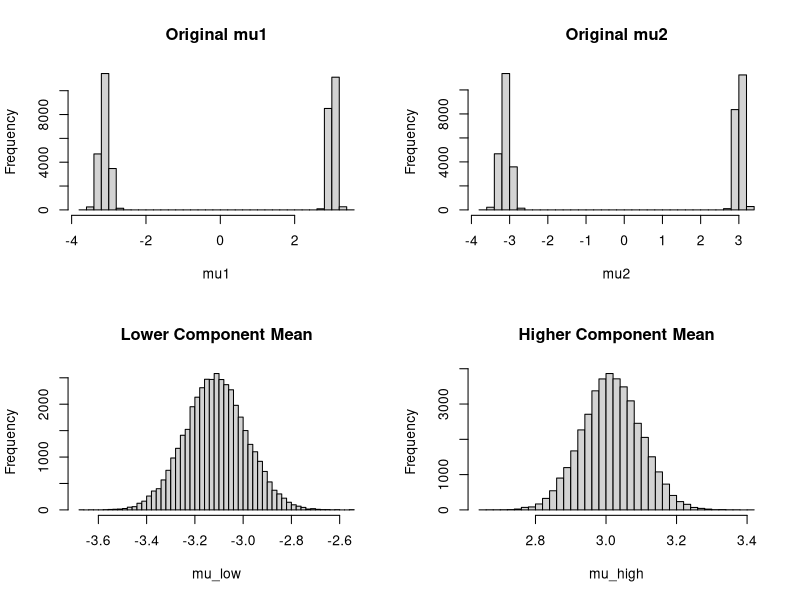
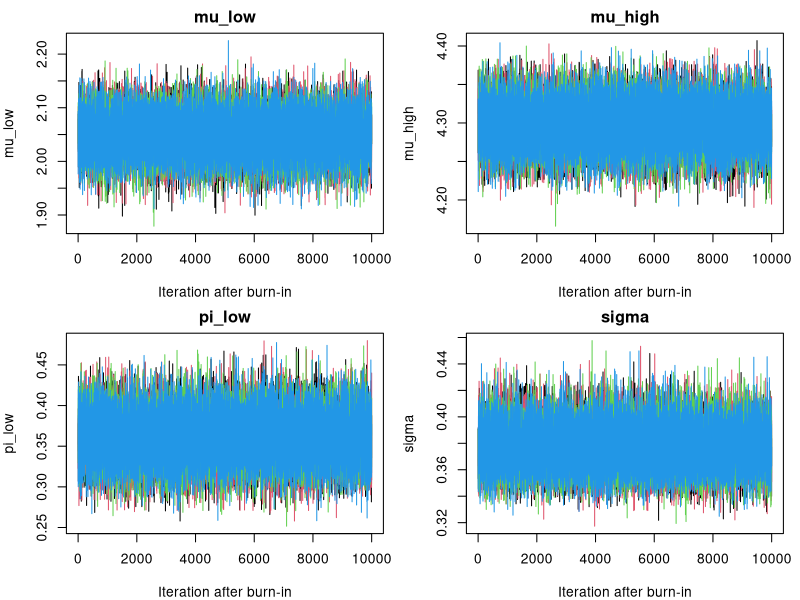
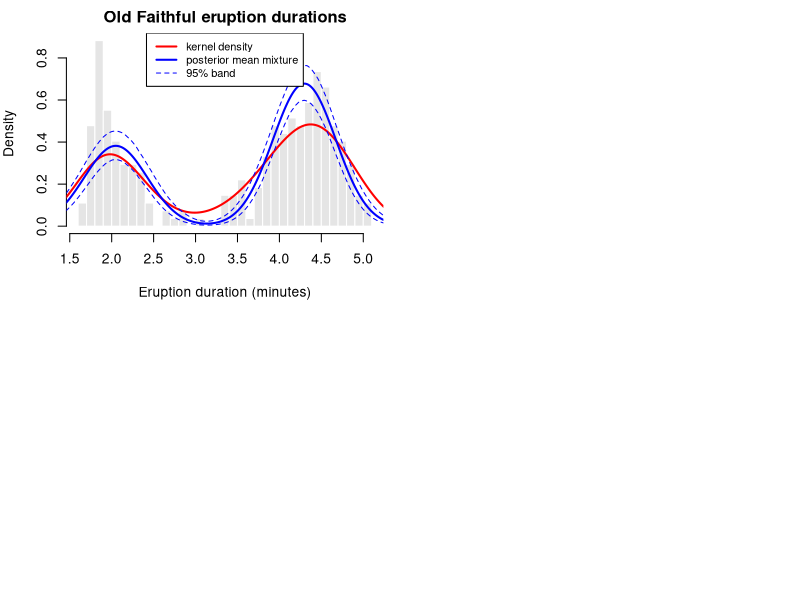
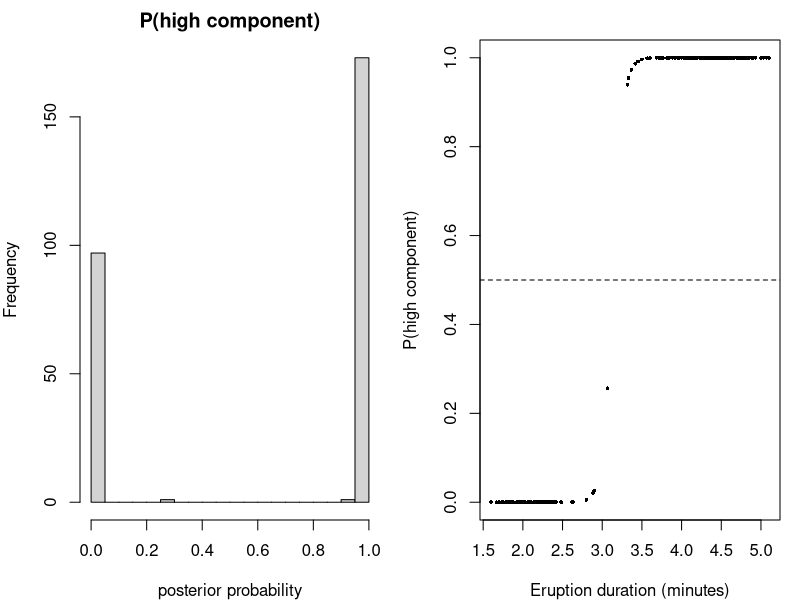
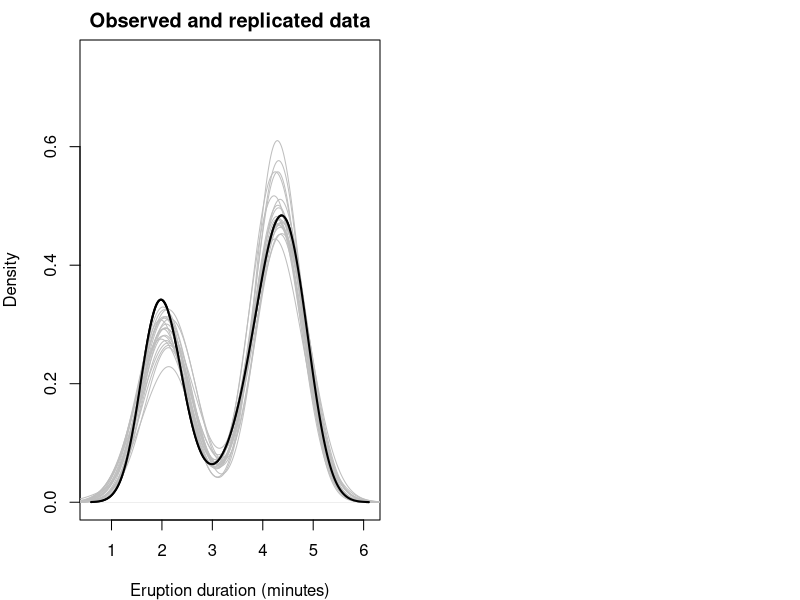
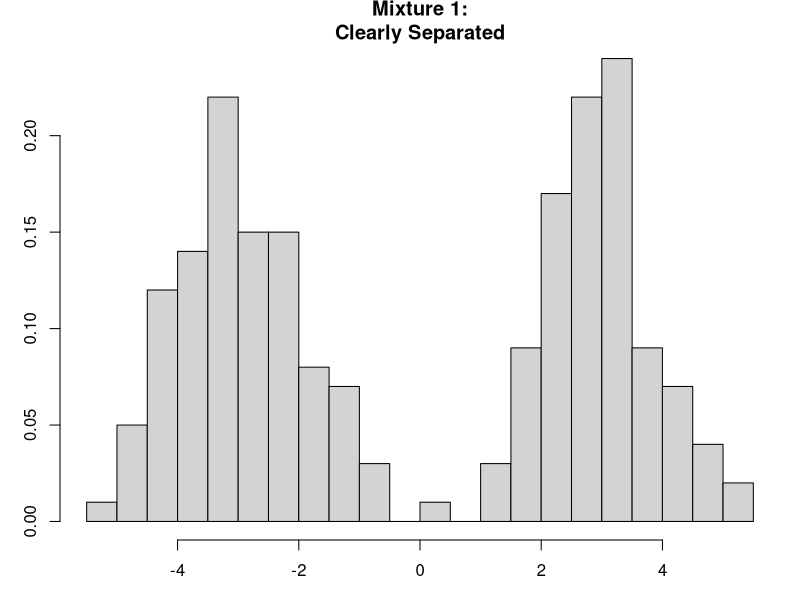
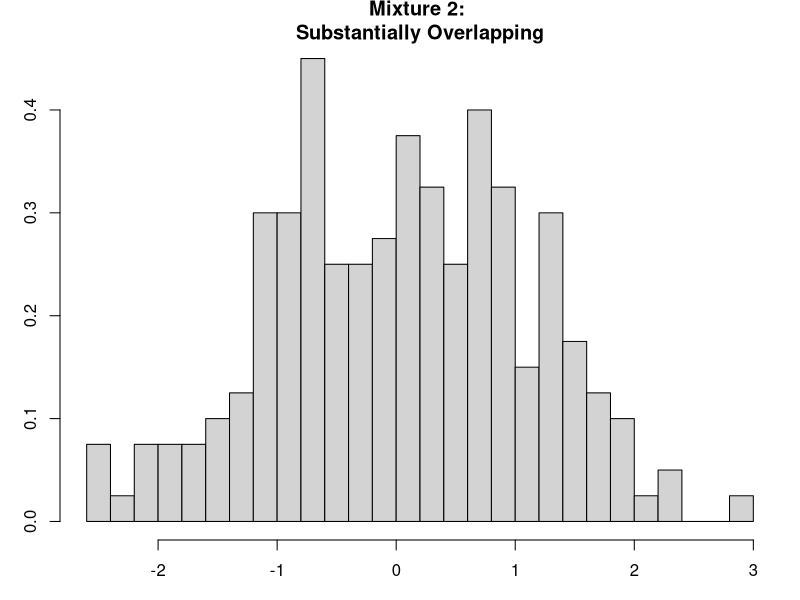
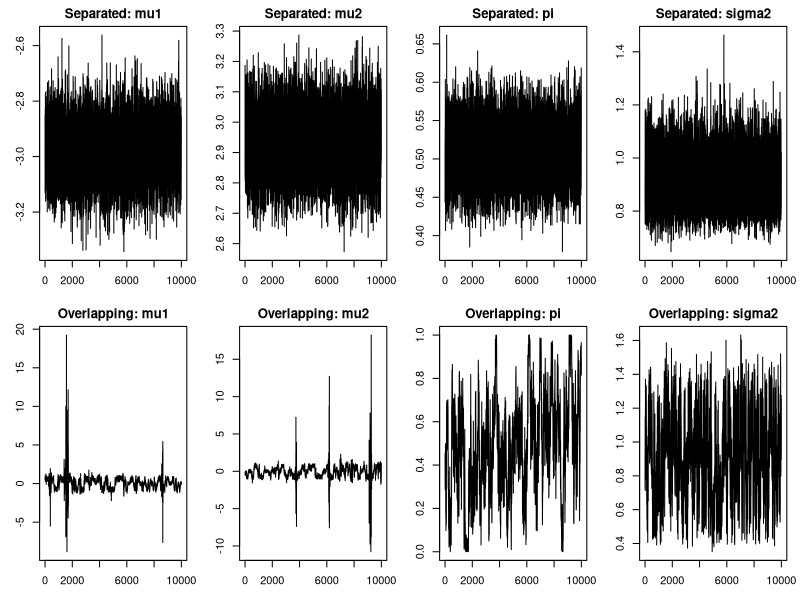

Source code (R) for these figures, in order:
## ---- chunk 1
knitr::opts_chunk$set(echo = TRUE)
## ---- chunk 2
#Gibbs sampler


gibbs_sampler <- function(y, n_iter = 12000,
                          m0 = 0, s0 = 5,
                          a = 1, b = 1,
                          alpha0 = 2, beta0 = 1,
                          mu1_init = -1,
                          mu2_init = 1,
                          pi_init = 0.5,
                          sigma2_init = 1) {

  n <- length(y)

  # Store posterior draws
  mu1 <- numeric(n_iter)
  mu2 <- numeric(n_iter)
  pi <- numeric(n_iter)
  sigma2 <- numeric(n_iter)

  # Store latent allocations
  Z <- matrix(NA_integer_, nrow = n_iter, ncol = n)

  # Initial parameter values
  mu1[1] <- mu1_init
  mu2[1] <- mu2_init
  pi[1] <- pi_init
  sigma2[1] <- sigma2_init

  # Initial allocations
  Z[1, ] <- ifelse(y < (mu1_init + mu2_init)/2, 1L, 2L) 

  for (t in 2:n_iter) {
    
    ##########################################
    # (a): Update Z_i
    ##########################################

    #Calculate the log density for component 1
    log_f1 <- dnorm(
      y, mean = mu1[t-1],
      sd = sqrt(sigma2[t-1]),
      log = TRUE
    )

    ##Calculate the log density for component 2
    log_f2 <- dnorm(
      y, mean = mu2[t-1],
      sd = sqrt(sigma2[t-1]),
      log = TRUE
    )

    # Conditional probability of component 1 (P(Z=1|y))
    w <- plogis(
      log(pi[t-1]) + log_f1 -
      log1p(-pi[t-1]) - log_f2
    )

    Z[t, ] <- ifelse(runif(n) < w, 1L, 2L) #if P(Z|y)<pi, assigned to 1L, otherwise assigned to 2L

    z <- Z[t, ]

    n1 <- sum(z == 1)
    n2 <- sum(z == 2)

    ##########################################
    # (b1): Update mu1
    ##########################################

    v1 <- 1 / (n1 / sigma2[t-1] + 1 / s0^2) #conditional variance
    m1 <- v1 * ((sum(y[z == 1]) / sigma2[t-1]) + (m0 / s0^2)) #conditional mean
    
    mu1[t] <- rnorm(1, mean = m1, sd = sqrt(v1)) #Generate a new value for \(\mu_1\)

    ##########################################
    # (b2): Update mu2
    ##########################################

    v2 <- 1 / (n2 / sigma2[t-1] + 1 / s0^2) #conditional variance
    m2 <- v2 * ((sum(y[z == 2]) / sigma2[t-1]) +(m0 / s0^2)) #conditional mean

    mu2[t] <- rnorm(1, mean = m2, sd = sqrt(v2)) #Generate a new value for \(\mu_2\)

    ##########################################
    # (c): Update pi
    ##########################################

    pi[t] <- rbeta(1, shape1 = a + n1, shape2 = b + n2)

    ##########################################
    # Step 5: Update sigma2
    ##########################################

    mu_z <- ifelse(z == 1, mu1[t], mu2[t]) #assign mean corresponding to each observation
    alpha_n <- alpha0 + n / 2
    beta_n <- beta0 + 0.5 * sum((y - mu_z)^2)

    # Inverse-Gamma random variable
    sigma2[t] <- 1 / rgamma(1, shape = alpha_n, rate = beta_n)
  }

  return(list(draws = data.frame(mu1, mu2, pi, sigma2), Z = Z))
}

## ---- chunk 3

simulate_mixture <- function(n, mu1, mu2, sigma2, pi) {

  # Generate component allocations
  z <- ifelse(runif(n) < pi, 1L, 2L)

  # Generate observations from their components
  y <- rnorm(n, mean = ifelse(z == 1, mu1, mu2), sd = sqrt(sigma2)  )

  return(list(y = y, z = z))
}


set.seed(123)

# Mixture 1: Clearly separated
data_sep <- simulate_mixture(
  n = 200,
  mu1 = -3,
  mu2 = 3,
  sigma2 = 1,
  pi = 0.5
)

# Mixture 2: Overlapping
data_overlap <- simulate_mixture(
  n = 200,
  mu1 = -0.5,
  mu2 = 0.5,
  sigma2 = 1,
  pi = 0.5
)


pdf("Clearly_Separated.pdf", width = 8, height = 6)

par(mar = c(3, 3, 2, 1))

hist(data_sep$y,
     breaks = 25,
     main = "Mixture 1:\nClearly Separated",
     xlab = "Y",
     probability = TRUE)

dev.off()

pdf("Substantially_Overlapping.pdf", width = 8, height = 6)

par(mar = c(3, 3, 2, 1))

hist(data_overlap$y,
     breaks = 25,
     main = "Mixture 2: \nSubstantially Overlapping",
     xlab = "Y",
     probability = TRUE)

dev.off()


## ---- chunk 4
# Initial values for the eight chains
initial_values <- list(
  c(-0.5, 0.5),
  c(0.5, -0.5),
  c(-3, 3),
  c(3, -3)
)

run_chains <- function(y, n_iter = 12000) {

  chains <- vector("list", 4)

  for (j in 1:4) {

    chains[[j]] <- gibbs_sampler(
      y = y,
      n_iter = n_iter,
      m0 = 0,
      s0 = 5,
      a = 1,
      b = 1,
      alpha0 = 2,
      beta0 = 1,
      mu1_init = initial_values[[j]][1],
      mu2_init = initial_values[[j]][2],
      pi_init = 0.5,
      sigma2_init = 1
    )
  }

  return(chains)
}

#run both simulations
set.seed(111)
chains_sep <- run_chains(data_sep$y)

set.seed(222)
chains_overlap <- run_chains(data_overlap$y)

#Remove burn in
burnin <- 2000

keep_sep <- lapply(chains_sep, function(x) {x$draws[-(1:burnin), ]})
keep_overlap <- lapply(chains_overlap, function(x) {x$draws[-(1:burnin), ]})

## ---- chunk 5
pdf("MCMC.pdf", width = 8, height = 6)

par(mfrow = c(2, 4), mar = c(3, 3, 2, 1))

# Clearly separated
for (parameter in c("mu1", "mu2", "pi", "sigma2")) {
  plot(
    keep_sep[[1]][[parameter]],
    type = "l",
    main = paste("Separated:", parameter),
    xlab = "Iteration",
    ylab = parameter
  )
}

# Overlapping
for (parameter in c("mu1", "mu2", "pi", "sigma2")) {
  plot(
    keep_overlap[[1]][[parameter]],
    type = "l",
    main = paste("Overlapping:", parameter),
    xlab = "Iteration",
    ylab = parameter
  )
}

dev.off()

## ---- chunk 6
plot_chains <- function(chains, parameter, title) {

  values <- lapply(chains, function(x) x[[parameter]])
  
  old_par <- par(no.readonly = TRUE)
  par(mar = c(3, 3, 2, 7), xpd = NA)

  plot(values[[1]], type = "l",
       ylim = range(unlist(values)),
       col = 1,
       main = title,
       xlab = "Iteration",
       ylab = parameter)

  for (j in 2:length(values)) {
    lines(values[[j]], col = j)
  }
  
  par(xpd = TRUE)

  legend(
    x = par("usr")[2],
    y = par("usr")[4],
    legend = paste("Chain", 1:length(values)),
    col = seq_along(values),
    lty = 1,
    cex = 0.8,
    bty = "o",
    xjust = 0,
    yjust = 1
  )

  par(old_par)

}

## ---- chunk 7

pdf("MCMC_mu1.pdf", width = 8, height = 6)

plot_chains(
  keep_sep,
  parameter = "mu1",
  title = "Separated: mu1"
)

plot_chains(
  keep_overlap,
  parameter = "mu1",
  title = "Overlapping: mu1"
)

dev.off()

## ---- chunk 8

pdf("MCMC_mu2.pdf", width = 8, height = 6)


plot_chains(
  keep_sep,
  parameter = "mu2",
  title = "Separated: mu2"
)

plot_chains(
  keep_overlap,
  parameter = "mu2",
  title = "Overlapping: mu2"
)

dev.off()

## ---- chunk 9

pdf("MCMC_pi.pdf", width = 8, height = 6)

plot_chains(
  keep_sep,
  parameter = "pi",
  title = "Separated: pi"
)

plot_chains(
  keep_overlap,
  parameter = "pi",
  title = "Overlapping: pi"
)

dev.off()


## ---- chunk 10

pdf("MCMC_sigma2.pdf", width = 8, height = 6)

plot_chains(
  keep_sep,
  parameter = "sigma2",
  title = "Separated: sigma2"
)

plot_chains(
  keep_overlap,
  parameter = "sigma2",
  title = "Overlapping: sigma2"
)

dev.off()


## ---- chunk 11

# Order component labels
order_labels <- function(d) {

  data.frame(
    mu1 = pmin(d$mu1, d$mu2),
    mu2 = pmax(d$mu1, d$mu2),

    pi = ifelse(d$mu1 <= d$mu2,
                d$pi, 1 - d$pi),

    sigma2 = d$sigma2
  )
}

# Apply ordering to both datasets
sep_ordered <- lapply(keep_sep, order_labels)
overlap_ordered <- lapply(keep_overlap, order_labels)


## ---- chunk 12

#R hat


#Rhat function
rhat <- function(chains) {

  # Rows = iterations, columns = chains
  M <- nrow(chains)
  K <- ncol(chains)

  chain_means <- colMeans(chains)

  W <- mean(apply(chains, 2, var))
  B <- M * var(chain_means)

  V_hat <- ((M - 1) / M) * W + B / M

  sqrt(V_hat / W)
}

# Calculate Rhat values for the clearly separated mixture
rhat_sep <- c(
  mu1 = rhat(sapply(sep_ordered, function(d) d$mu1)),
  mu2 = rhat(sapply(sep_ordered, function(d) d$mu2)),
  pi = rhat(sapply(sep_ordered, function(d) d$pi)),
  sigma2 = rhat(sapply(sep_ordered, function(d) d$sigma2))
)

# Calculate Rhat values for the overlapping mixture
rhat_overlap <- c(
  mu1 = rhat(sapply(overlap_ordered, function(d) d$mu1)),
  mu2 = rhat(sapply(overlap_ordered, function(d) d$mu2)),
  pi = rhat(sapply(overlap_ordered, function(d) d$pi)),
  sigma2 = rhat(sapply(overlap_ordered, function(d) d$sigma2))
)

# Create a comparison table
rhat_table <- data.frame(
  Parameter = c("mu1", "mu2", "pi", "sigma2"),
  Clearly_Separated = round(rhat_sep, 6),
  Overlapping = round(rhat_overlap, 6),
  row.names = NULL
)

print(rhat_table)





## ---- chunk 13

#Autocorrelation

pdf("Autocorrelation.pdf", width = 8, height = 6)

# Autocorrelation - Clearly separated mixture
par(mfrow = c(2, 2),
    mar = c(4.5, 4.5, 3, 1),
    oma = c(1, 1, 1, 1))

acf(sep_ordered[[1]]$mu1, main = "Separated: mu1")
acf(sep_ordered[[1]]$mu2, main = "Separated: mu2")
acf(sep_ordered[[1]]$pi, main = "Separated: pi")
acf(sep_ordered[[1]]$sigma2, main = "Separated: sigma2")



# Autocorrelation - Overlapping mixture
par(mfrow = c(2, 2),
    mar = c(4.5, 4.5, 3, 1),
    oma = c(1, 1, 1, 1))

acf(overlap_ordered[[1]]$mu1, main = "Overlapping: mu1")
acf(overlap_ordered[[1]]$mu2, main = "Overlapping: mu2")
acf(overlap_ordered[[1]]$pi, main = "Overlapping: pi")
acf(overlap_ordered[[1]]$sigma2, main = "Overlapping: sigma2")


dev.off()


## ---- chunk 14

#Effective sample size



ess <- function(x) {

  # Calculate autocorrelation
  rho <- as.numeric(
    acf(x, plot = FALSE, lag.max = 1000)$acf
  )[-1]

  # Use positive adjacent pairs of autocorrelations
  pair_sum <- 0

  for (k in 1:floor(length(rho) / 2)) {

    pair <- rho[2*k - 1] + rho[2*k]

    if (pair <= 0) break

    pair_sum <- pair_sum + pair
  }

  # Effective sample size
  tau <- 1 + 2 * pair_sum

  length(x) / tau
}



# Clearly separated mixture
ess_sep <- c(
  mu1 = mean(sapply(sep_ordered, function(d) ess(d$mu1))),
  mu2 = mean(sapply(sep_ordered, function(d) ess(d$mu2))),
  pi = mean(sapply(sep_ordered, function(d) ess(d$pi))),
  sigma2 = mean(sapply(sep_ordered, function(d) ess(d$sigma2)))
)

# Overlapping mixture
ess_overlap <- c(
  mu1 = mean(sapply(overlap_ordered, function(d) ess(d$mu1))),
  mu2 = mean(sapply(overlap_ordered, function(d) ess(d$mu2))),
  pi = mean(sapply(overlap_ordered, function(d) ess(d$pi))),
  sigma2 = mean(sapply(overlap_ordered, function(d) ess(d$sigma2)))
)

# Comparison table
ess_table <- data.frame(
  Parameter = c("mu1", "mu2", "pi", "sigma2"),
  Clearly_Separated = round(ess_sep, 2),
  Overlapping = round(ess_overlap, 2),
  row.names = NULL
)

print(ess_table)



## ---- chunk 15

#Monte Carlo standard error


# Calculate MCSE

mcse <- function(x) {

  sd(x) / sqrt(ess(x))
}



# Clearly separated mixture
mcse_sep <- c(
  mu1 = mean(sapply(sep_ordered, function(d) mcse(d$mu1))),
  mu2 = mean(sapply(sep_ordered, function(d) mcse(d$mu2))),
  pi = mean(sapply(sep_ordered, function(d) mcse(d$pi))),
  sigma2 = mean(sapply(sep_ordered, function(d) mcse(d$sigma2)))
)

# Overlapping mixture
mcse_overlap <- c(
  mu1 = mean(sapply(overlap_ordered, function(d) mcse(d$mu1))),
  mu2 = mean(sapply(overlap_ordered, function(d) mcse(d$mu2))),
  pi = mean(sapply(overlap_ordered, function(d) mcse(d$pi))),
  sigma2 = mean(sapply(overlap_ordered, function(d) mcse(d$sigma2)))
)

# Comparison table
mcse_table <- data.frame(
  Parameter = c("mu1", "mu2", "pi", "sigma2"),
  Clearly_Separated = round(mcse_sep, 6),
  Overlapping = round(mcse_overlap, 6),
  row.names = NULL
)

print(mcse_table)





## ---- chunk 16
data_sep_c <- simulate_mixture(
  n = 200,
  mu1 = -3,
  mu2 = 3,
  sigma2 = 1,
  pi = 0.3
)
#change the pi to 0.3, so that it make it easier to identify the  label switching

set.seed(111)
chains_sep_c <- run_chains(data_sep_c$y)

keep_sep_c <- lapply(chains_sep_c, function(x) {x$draws[-(1:burnin), ]})

## ---- chunk 17

#Label switching for means

draws <- chains_sep_c[[1]]$draws

burnin <- 2000
draws <- draws[-(1:burnin), ]

pdf("lable_mu.pdf", width = 8, height = 6)

par(mfrow = c(1, 2), mar = c(3, 3, 2, 1))

for (j in 1:2) {

  d <- chains_sep_c[[j]]$draws
  d <- d[-(1:burnin), ]

  plot(d$mu1,
       type = "l",
       col = "blue",
       ylim = range(d$mu1, d$mu2),
       main = paste("Chain", j),
       xlab = "Iteration",
       ylab = "Mean")

  lines(d$mu2, col = "red")
  
  
}

dev.off()


#Label switching for pi

pdf("lable_pi.pdf", width = 8, height = 6)

par(mfrow = c(1, 2), mar = c(3, 3, 2, 1))

for (j in 1:2) {

  d <- chains_sep_c[[j]]$draws
  d <- d[-(1:burnin), ]

  plot(
    d$pi,
    type = "l",
    col = "blue",
    ylim = c(0, 1),
    main = paste("Chain", j, ": pi"),
    xlab = "Iteration",
    ylab = "pi"
  )

  abline(h = 0.5, col = "red", lty = 2)
}

dev.off()

## ---- chunk 18


all_draws <- do.call(
  rbind,
  lapply(chains_sep_c, function(x) {
    x$draws[-(1:burnin), ]
  })
)


# Post-process posterior samples
ordered_draws <- data.frame(

  mu_low = pmin(all_draws$mu1, all_draws$mu2),
  mu_high = pmax(all_draws$mu1, all_draws$mu2),

  pi_low = ifelse(
    all_draws$mu1 < all_draws$mu2,
    all_draws$pi,
    1 - all_draws$pi
  ),

  sigma2 = all_draws$sigma2
)

#plot

par(mfrow = c(2, 2))

hist(
  all_draws$mu1,
  breaks = 50,
  main = "Original mu1",
  xlab = "mu1"
)

hist(
  all_draws$mu2,
  breaks = 50,
  main = "Original mu2",
  xlab = "mu2"
)

hist(
  ordered_draws$mu_low,
  breaks = 50,
  main = "Lower Component Mean",
  xlab = "mu_low"
)

hist(
  ordered_draws$mu_high,
  breaks = 50,
  main = "Higher Component Mean",
  xlab = "mu_high"
)

par(mfrow = c(1, 1))


#Posterior means

# Before post-processing
colMeans(all_draws)

# After post-processing
colMeans(ordered_draws)


## ---- chunk 19
data(faithful)
y <- faithful$eruptions
n <- length(y)

# Standardize; the original mean and sd are kept to transform results back
y_mean <- mean(y)
y_sd <- sd(y)
ys <- (y - y_mean) / y_sd

cat("n =", n)
cat("Mean and sd of eruptions (minutes):", round(c(y_mean, y_sd), 3))
## ---- chunk 20
m0 <- 0
s0 <- 5
a <- 1
b <- 1
alpha0 <- 2
beta0 <- 1
## ---- chunk 21
n_iter <- 12000
burnin <- 2000

inits <- data.frame(
  mu1 = c(-1, 1, -2, 2),
  mu2 = c(1, -1, 2, -2),
  pi = c(0.5, 0.3, 0.7, 0.5),
  sigma2 = c(1, 0.5, 2, 1)
)

set.seed(1)
chains <- lapply(1:4, function(j) {
  gibbs_sampler(ys, n_iter = n_iter, m0 = m0, s0 = s0, a = a, b = b,
                alpha0 = alpha0, beta0 = beta0,
                mu1_init = inits$mu1[j], mu2_init = inits$mu2[j],
                pi_init = inits$pi[j], sigma2_init = inits$sigma2[j])
})
## ---- chunk 22
raw_summary <- t(sapply(chains, function(ch) {
  d <- ch$draws[-(1:burnin), ]
  swap <- d$mu1 > d$mu2
  c(mu1 = mean(d$mu1), mu2 = mean(d$mu2), pi = mean(d$pi),
    share_mu1_above_mu2 = mean(swap),
    label_changes = sum(diff(swap) != 0))
}))
rownames(raw_summary) <- paste("chain", 1:4)
round(raw_summary, 3)
## ---- chunk 23
relabel <- function(ch, burnin) {
  d <- ch$draws[-(1:burnin), ]
  Z <- ch$Z[-(1:burnin), ]
  swap <- d$mu1 > d$mu2
  Z[swap, ] <- 3L - Z[swap, ]
  list(
    draws = data.frame(mu_low = pmin(d$mu1, d$mu2),
                       mu_high = pmax(d$mu1, d$mu2),
                       pi_low = ifelse(swap, 1 - d$pi, d$pi),
                       sigma2 = d$sigma2),
    # Posterior probability that observation i belongs to the high component
    p_high = colMeans(Z == 2)
  )
}

# Transform back to the original scale (minutes)
to_orig <- function(d) {
  data.frame(mu_low = d$mu_low * y_sd + y_mean,
             mu_high = d$mu_high * y_sd + y_mean,
             pi_low = d$pi_low,
             sigma = sqrt(d$sigma2) * y_sd)
}

rel <- lapply(chains, relabel, burnin = burnin)
ord <- lapply(rel, function(r) to_orig(r$draws))
pooled <- do.call(rbind, ord)
## ---- chunk 24
par(mfrow = c(2, 2), mar = c(4, 4, 2, 1))
for (p in c("mu_low", "mu_high", "pi_low", "sigma")) {
  vals <- sapply(ord, function(d) d[[p]])
  matplot(vals, type = "l", lty = 1, col = 1:4, main = p,
          xlab = "Iteration after burn-in", ylab = p)
}
## ---- chunk 25
rhat <- function(x) {
  # x: matrix with one column per chain
  m <- ncol(x)
  k <- nrow(x)
  W <- mean(apply(x, 2, var))
  B <- k * var(colMeans(x))
  sqrt(((k - 1) / k * W + B / k) / W)
}

ess <- function(x) {
  k <- length(x)
  rho <- acf(x, lag.max = 1000, plot = FALSE)$acf[-1]
  cut <- which(rho < 0)[1] - 1
  if (is.na(cut)) cut <- length(rho)
  k / (1 + 2 * sum(rho[seq_len(cut)]))
}

pars <- c("mu_low", "mu_high", "pi_low", "sigma")
summ <- t(sapply(pars, function(p) {
  x <- sapply(ord, function(d) d[[p]])
  c(mean = mean(x), sd = sd(x),
    q2.5 = unname(quantile(x, 0.025)), q97.5 = unname(quantile(x, 0.975)),
    Rhat = rhat(x), ESS = sum(apply(x, 2, ess)))
}))
summ_out <- round(summ, 3)
summ_out[, "ESS"] <- round(summ[, "ESS"])
knitr::kable(summ_out)
## ---- chunk 26
grid <- seq(1, 6, length.out = 300)
idx <- seq(1, nrow(pooled), by = 20)

dens <- sapply(idx, function(t) {
  pooled$pi_low[t] * dnorm(grid, pooled$mu_low[t], pooled$sigma[t]) +
    (1 - pooled$pi_low[t]) * dnorm(grid, pooled$mu_high[t], pooled$sigma[t])
})
dens_mean <- rowMeans(dens)
dens_lo <- apply(dens, 1, quantile, probs = 0.025)
dens_hi <- apply(dens, 1, quantile, probs = 0.975)

hist(y, breaks = 30, probability = TRUE, col = "gray90", border = "white",
     main = "Old Faithful eruption durations", xlab = "Eruption duration (minutes)")
lines(density(y), col = "red", lwd = 2)
lines(grid, dens_mean, col = "blue", lwd = 2)
lines(grid, dens_lo, col = "blue", lty = 2)
lines(grid, dens_hi, col = "blue", lty = 2)

legend("top",
       c("kernel density", "posterior mean mixture", "95% band"),
       col = c("red", "blue", "blue"), lty = c(1, 1, 2),
       lwd = c(2, 2, 1), bg = "white", cex = 0.8)
## ---- chunk 27
p_high <- rowMeans(sapply(rel, function(r) r$p_high))

par(mfrow = c(1, 2), mar = c(4, 4, 2, 1))
hist(p_high, breaks = 20, main = "P(high component)", xlab = "posterior probability")
plot(y, p_high, pch = 16, cex = 0.5, xlab = "Eruption duration (minutes)",
     ylab = "P(high component)")
abline(h = 0.5, lty = 2)

cat("Observations with P(high) > 0.5:", sum(p_high > 0.5))
cat("Observations with 0.05 < P(high) < 0.95:", sum(p_high > 0.05 & p_high < 0.95))
cat("Range of eruption durations with 0.05 < P(high) < 0.95:",
    round(range(y[p_high > 0.05 & p_high < 0.95]), 2))
## ---- chunk 28
rep_data <- function(t) {
  z <- runif(n) < pooled$pi_low[t]
  rnorm(n, ifelse(z, pooled$mu_low[t], pooled$mu_high[t]), pooled$sigma[t])
}
skew <- function(x) mean((x - mean(x))^3) / sd(x)^3
kurt <- function(x) mean((x - mean(x))^4) / sd(x)^4 - 3

set.seed(1)
rep_idx <- sample(nrow(pooled), 500)
stat_rep <- t(sapply(rep_idx, function(t) {
  yr <- rep_data(t)
  c(skew = skew(yr), kurt = kurt(yr))
}))
stat_obs <- c(skew = skew(y), kurt = kurt(y))

ppp <- colMeans(sweep(stat_rep, 2, stat_obs, ">="))
round(rbind(observed = stat_obs, ppp = ppp), 3)

# Density of the data against densities of a few replicated data sets
plot(density(y), lwd = 2, main = "Observed and replicated data",
     xlab = "Eruption duration (minutes)",
     ylim = c(0, 0.75))
for (t in rep_idx[1:20]) lines(density(rep_data(t)), col = "gray")
lines(density(y), lwd = 2)
